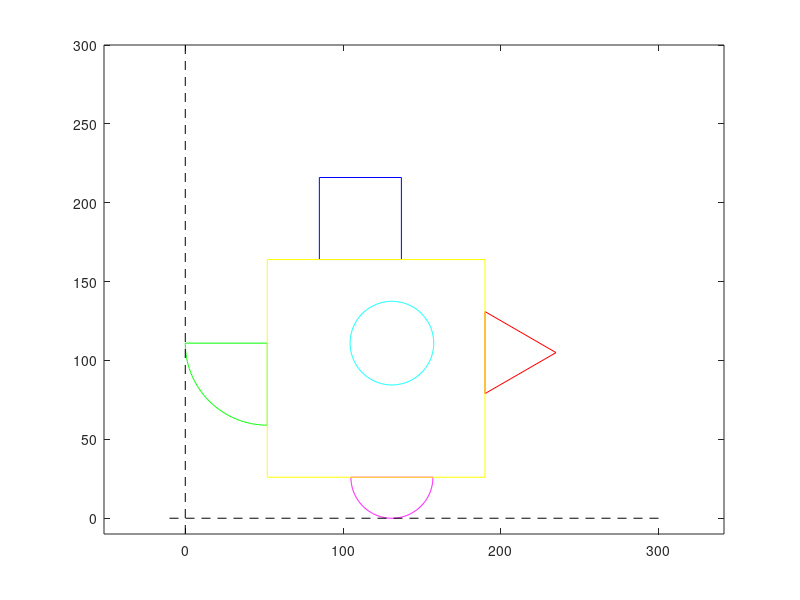

MATLAB code to generate this figure:
clc;
clear all;
clf;
% Let us plot all the figures

%Shape A: Small square with side 52 units
%Shape A plot
x_ofA=[85 85 137 137 85];
y_ofA=[164 216 216 164 164];
plot(x_ofA,y_ofA,'b');
hold on;


%Shape B: Quarter circle with radius 52
r_B=52;
Center_B_circle=[52, 111];
angle_B= 270:-1:180
%Shape B plot
x_ofB = Center_B_circle(1)+r_B*cosd(angle_B) ; 
y_ofB = Center_B_circle(2)+r_B*sind(angle_B) ;
plot(x_ofB ,y_ofB,'g');
plot([0 52], [111 111], 'g');
plot([52 52], [111 59], 'g');
hold on;


%Shape C: Semicircle with radius 26
r_C=26;
Center_C_circle=[131,26];
angle_C= 360:-1:180
%Shape C plot
x_ofC = Center_C_circle(1)+r_C*cosd(angle_C) ; 
y_ofC = Center_C_circle(2)+r_C*sind(angle_C) ;
plot(x_ofC ,y_ofC,'m');
plot([105 157], [26 26],'m');
hold on;


%Shape D: Triangle with base 52 and height 45.03
%Shape D plot
x_ofD=[190 235.03 190 190];
y_ofD=[131 105 79 131];
plot(x_ofD,y_ofD,'r');


%Shape E: Main square with side 138 units
%Shape E plot
x_ofE=[52 52 190 190 52];
y_ofE=[26 164 164 26 26];
plot(x_ofE,y_ofE,'y');
hold on;


%Shape F: Circle cut out with radius 26.5
r_F=26.5;
Center_F_circle=[131,111];
angle_F= 360:-1:0
%Shape F plot
x_ofF = Center_F_circle(1)+r_F*cosd(angle_F) ; 
y_ofF = Center_F_circle(2)+r_F*sind(angle_F) ;
plot(x_ofF ,y_ofF, 'c');
hold on;


%Now let us draw the x and y axis
plot([-10 300] , [0 0] , 'k--');
hold on;
plot([0 0] , [-10 300] , 'k--');
hold on;
axis equal;
